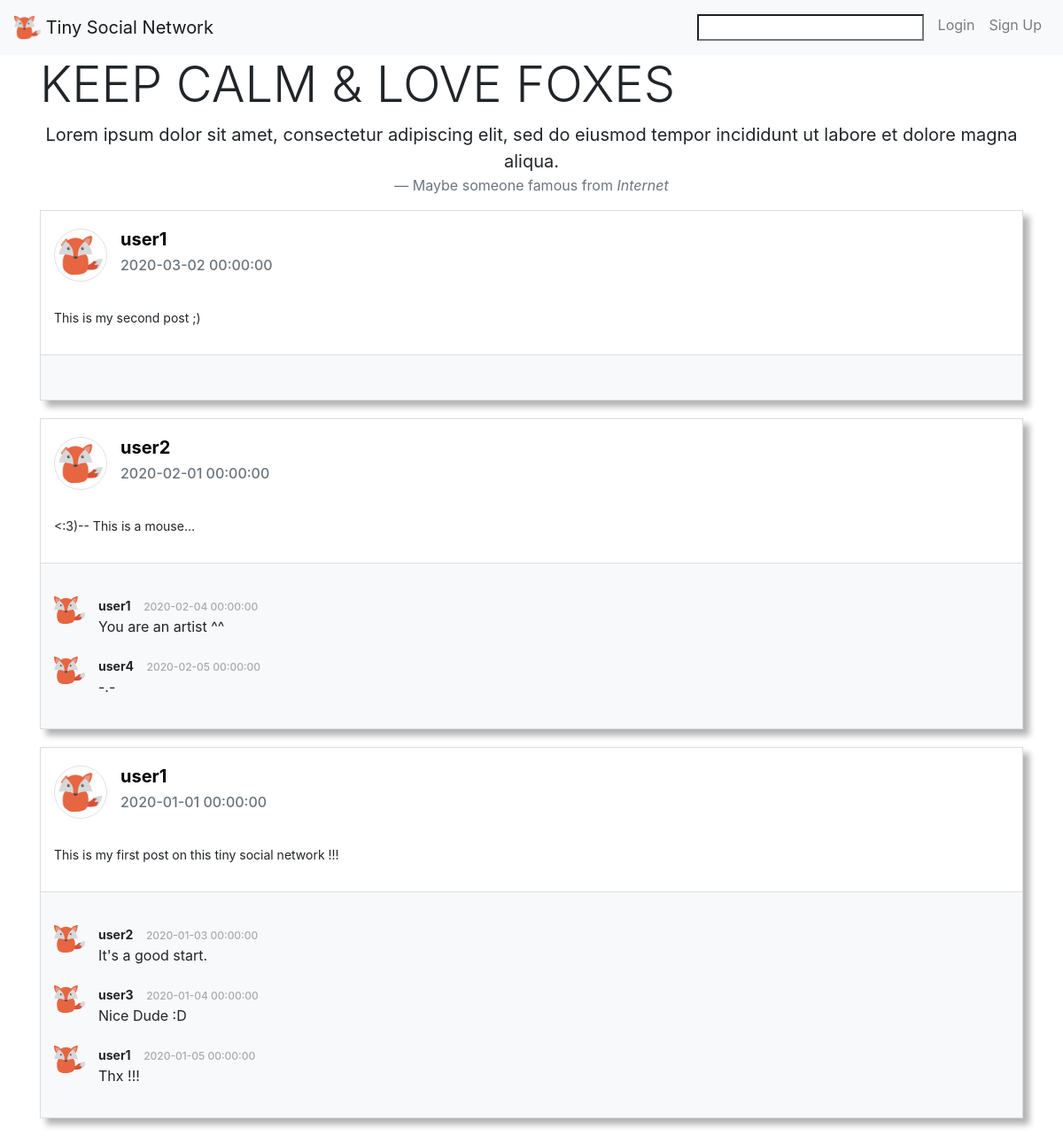
/socialnetwork-master/web/index.php, run on the app's committed database.
### tables this page shows
CREATE TABLE `post` (
  `id` int PRIMARY KEY AUTO_INCREMENT,
  `created_at` datetime NOT NULL DEFAULT now(),
  `user_id` int NOT NULL,
  `content` mediumtext NOT NULL
);

CREATE TABLE `user` (
  `id` int PRIMARY KEY AUTO_INCREMENT,
  `created_at` datetime NOT NULL DEFAULT now(),
  `nickname` varchar(255) NOT NULL,
  `password` varchar(255) NOT NULL
);

CREATE TABLE `comment` (
  `id` int PRIMARY KEY AUTO_INCREMENT,
  `created_at` datetime NOT NULL DEFAULT now(),
  `user_id` int NOT NULL,
  `post_id` int NOT NULL,
  `content` varchar(255) NOT NULL DEFAULT ""
);

### socialnetwork-master/web/index.php (called while the page is built, shortened)
<?php
include "../controllers/controller.php";

### socialnetwork-master/models/PostManager.php (called while the page is built, shortened)
<?php
include_once "PDO.php";
function GetAllPosts()
{
  global $PDO;
  $response = $PDO->query(
    "SELECT post.*, user.nickname "
      . "FROM post LEFT JOIN user on (post.user_id = user.id) "
      . "ORDER BY post.created_at DESC"
  );
  return $response->fetchAll();
}

### socialnetwork-master/models/CommentManager.php (called while the page is built, shortened)
<?php
include_once "PDO.php";
function GetAllCommentsFromPostId($postId) {
  global $PDO;
  $response = $PDO->query(
    "SELECT comment.*, user.nickname"
      . " FROM comment LEFT JOIN user on (comment.user_id = user.id)"
      . " WHERE comment.post_id = $postId"
      . " ORDER BY comment.created_at ASC"
  );
  return $response->fetchAll();
}

### socialnetwork-master/views/DisplayPosts.php (the view, shortened to what this page needs)
<!DOCTYPE html>
<html lang="en">
<head>
  <link rel="stylesheet" href="https://stackpath.bootstrapcdn.com/bootstrap/4.4.1/css/bootstrap.min.css">
  <link rel="stylesheet" type="text/css" href="//netdna.bootstrapcdn.com/font-awesome/4.1.0/css/font-awesome.min.css">
  <link rel="stylesheet" type="text/css" href="css/style.css?<?php echo date('l jS \of F Y h:i:s A'); ?>">
</head>
<body>
  <header class="navbar navbar-expand-lg navbar-light bg-light">
    <a class="navbar-brand" href="?">
      <img src="img/icon.png" width="30" height="30" class="d-inline-block align-top" alt="">
      Tiny Social Network
    </a>
    <div class="collapse navbar-collapse" id="navbarSupportedContent">
      <ul class="navbar-nav">
        <li class="nav-item">
          <form class="nav-link" method="get">
            <input name="search" type="search">
          </form>
        </li>
        <?php
        if (isset($_SESSION['userId'])) {
        ?>
          <li class="nav-item">
            <a class="nav-link" href="?action=logout" role="button">Logout</a>
          </li>
        <?php
        } else {
        ?>
          <li class="nav-item">
            <a class="nav-link" href="?action=login" role="button">Login</a>
          </li>
          <li class="nav-item">
            <a class="nav-link" href="?action=register" role="button">Sign Up</a>
          </li>
        <?php
        }
        ?>
      </ul>
    </div>
  </header>
  <div class="container">
    <div class="row">
      <div class="col">
        <h1 class="display-4">KEEP CALM & LOVE FOXES</h1>
        <blockquote class="blockquote text-center">
          <p class="mb-0">Lorem ipsum dolor sit amet, consectetur adipiscing elit, sed do eiusmod tempor
            incididunt ut labore et dolore magna aliqua.</p>
          <footer class="blockquote-footer">Maybe someone famous from <cite>Internet</cite></footer>
        </blockquote>
      </div>
    </div>
    <div class="row">
      <div class="col">
        <?php
        if (isset($posts)) {
          foreach ($posts as $onePost) {
        ?>
            <div class="panel panel-white post panel-shadow">
              <div class="post-heading">
                <div class="pull-left image">
                  <img src="img/avatars/default.png" class="rounded-circle img-thumbnail avatar" alt="<?= $onePost['user_id']; ?>">
                </div>
                <div class="pull-left meta">
                  <div class="title h5">
                    <a href="#"><b><?= htmlspecialchars($onePost['nickname']); ?></b></a>
                  </div>
                  <h6 class="text-muted time"><?= $onePost['created_at']; ?></h6>
                </div>
              </div>
              <div class="post-description">
                <p><?= htmlspecialchars($onePost['content']); ?></p>
              </div>
              <div class="post-footer">
                <ul class="comments-list">
                  <?php
                  $postId = $onePost['id'];
                  if (isset($comments[$postId])) {
                    foreach ($comments[$postId] as $comment) {
                  ?>
                      <li class="comment">
                        <a class="pull-left" href="#">
                          <img class="avatar" src="img/avatars/default.png">
                        </a>
                        <div class="comment-body">
                          <div class="comment-heading">
                            <h4 class="user"><?= htmlspecialchars($comment['nickname']); ?></h4>
                            <h5 class="time"><?= $comment['created_at']; ?></h5>
                          </div>
                          <p><?= htmlspecialchars($comment['content']); ?></p>
                        </div>
                      </li>
                  <?php
                    }
                  }
                  ?>
                </ul>
              </div>
            </div>
        <?php
          }
        }
        ?>
      </div>
    </div>
  </div>
</body>
</html>

### socialnetwork-master/controllers/controller.php (shortened to what this page needs)
<?php
$action = $_GET["action"] ?? "display";
switch ($action) {
  case 'display':
  default:
    include "../models/PostManager.php";
    if (isset($_GET['search'])) {
      $posts = SearchInPosts($_GET['search']);
    } else {
      $posts = GetAllPosts();
    }
    include "../models/CommentManager.php";
    $comments = array();
    foreach ($posts as $onePost) {
      $postId = $onePost['id'];
      $allCommentsForThisPost = GetAllCommentsFromPostId($postId);
      $comments[$postId] = $allCommentsForThisPost;
    }
    include "../views/DisplayPosts.php";
    break;
}

### socialnetwork-master/web/css/style.css (style rules this page uses)
.panel-shadow { box-shadow: rgba(0, 0, 0, 0.3) 7px 7px 7px; }
.panel-white { border: 1px solid #dddddd; margin-bottom: 20px; }
.post .post-heading { height: 95px; padding: 20px 15px; }
.post .post-heading .avatar { width: 60px; height: 60px; display: block; margin-right: 15px; }
.post .post-heading .meta .title { margin-bottom: 0; }
.post .post-heading .meta .title a { color: black; }
.post .post-heading .meta .time { margin-top: 8px; color: #999; }
.post .post-description { padding: 15px; }
.post .post-description p { font-size: 14px; }
.post-footer { background-color: #f8f9fa; }
.post .post-footer { border-top: 1px solid #ddd; padding: 15px; }
.post .post-footer .comments-list { padding: 0; margin-top: 20px; list-style-type: none; }
.post .post-footer .comments-list .comment { display: block; width: 100%; margin: 20px 0; }
.post .post-footer .comments-list .comment .avatar { width: 35px; height: 35px; }
.post .post-footer .comments-list .comment .comment-heading { display: block; width: 100%; }
.post .post-footer .comments-list .comment .comment-heading .user { font-size: 14px; font-weight: bold; display: inline; margin-top: 0; margin-right: 10px; }
.post .post-footer .comments-list .comment .comment-heading .time { font-size: 12px; color: #aaa; margin-top: 0; display: inline; }
.post .post-footer .comments-list .comment .comment-body { margin-left: 50px; }

### data on the page
post: user.nickname "user1", created_at "2020-03-02 00:00:00", content "This is my second post ;)"
post: user.nickname "user2", created_at "2020-02-01 00:00:00", content "<:3)-- This is a mouse..."
comment: user.nickname "user1", created_at "2020-02-04 00:00:00", content "You are an artist ^^"
comment: user.nickname "user4", created_at "2020-02-05 00:00:00", content "-.-"
post: user.nickname "user1", created_at "2020-01-01 00:00:00", content "This is my first post on this tiny social network !!!"
comment: user.nickname "user2", created_at "2020-01-03 00:00:00", content "It's a good start."
comment: user.nickname "user3", created_at "2020-01-04 00:00:00", content "Nice Dude :D"
comment: user.nickname "user1", created_at "2020-01-05 00:00:00", content "Thx !!!"
